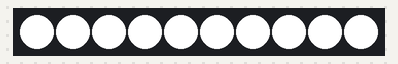
The program below on a simulated Arduino Uno, built with avr-gcc and run on an emulated ATmega328P. Shown: 10 RGB LEDs in strip order, left to right. Dim RGB values are drawn brighter than linear.

Above: at 0.16 s.
At 38.18 s:
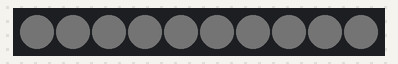

The program:

main.cpp
```cpp
#include <Arduino.h>
#include <FastLED.h>

#define ICE_LED_PIN     3
#define ICE_NUM_LEDS    10
#define ICE_BRIGHTNESS  64
#define ICE_LED_TYPE    WS2812B
#define ICE_COLOR_ORDER GRB
CRGB leds[ICE_NUM_LEDS];

void setup() {
    FastLED.addLeds<ICE_LED_TYPE, ICE_LED_PIN, ICE_COLOR_ORDER>(leds, ICE_NUM_LEDS).setCorrection( TypicalLEDStrip );
    for( int i = 0; i < ICE_NUM_LEDS; i++) {
        leds[i] = CRGB( 255, 255, 150);
    }

}

void loop() {
     uint8_t brightness = 255;
    while (brightness > 0) {
        for( int i = 0; i < ICE_NUM_LEDS; i++) {
            leds[i].setHSV(0, 0, brightness);
         }
         FastLED.show();
         FastLED.delay(10);
         brightness--;
    }
    brightness = 255;

}
```
